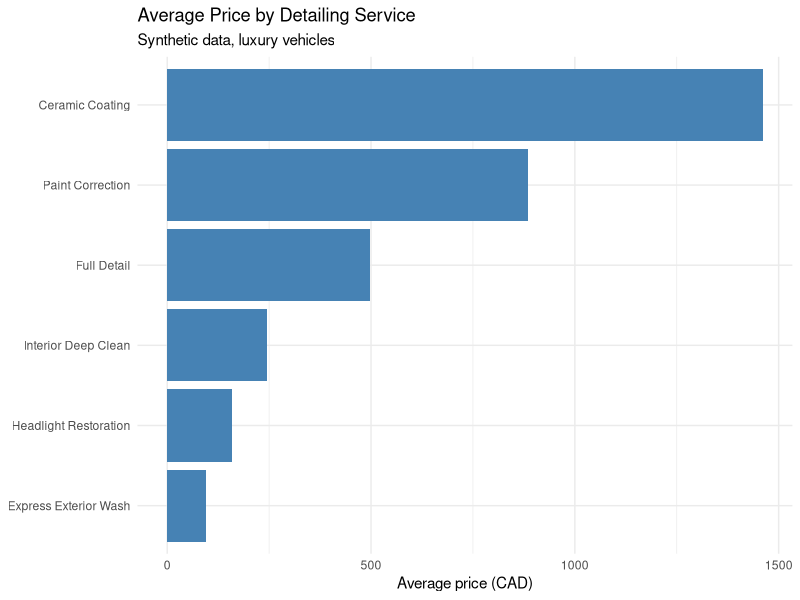

The R script that drew this image:
## ---- chunk 1
knitr::opts_chunk$set(echo = TRUE, message = FALSE, warning = FALSE)
## ---- chunk 2
library(tidyverse)
## ---- chunk 3
detailing <- read_csv("data/detailing_services.csv", show_col_types = FALSE)
glimpse(detailing)
## ---- chunk 4
summary_by_service <- detailing |>
  group_by(service_type) |>
  summarise(
    n_services         = n(),
    avg_price_cad      = round(mean(price_cad), 2),
    avg_duration_hours = round(mean(duration_hours), 2),
    avg_rating         = round(mean(customer_rating), 2),
    .groups = "drop"
  ) |>
  arrange(desc(avg_price_cad))

knitr::kable(summary_by_service,
             caption = "Summary by service type (synthetic data)")
## ---- chunk 5
ggplot(summary_by_service,
       aes(x = reorder(service_type, avg_price_cad), y = avg_price_cad)) +
  geom_col(fill = "steelblue") +
  coord_flip() +
  labs(
    title = "Average Price by Detailing Service",
    subtitle = "Synthetic data, luxury vehicles",
    x = NULL,
    y = "Average price (CAD)"
  ) +
  theme_minimal()
